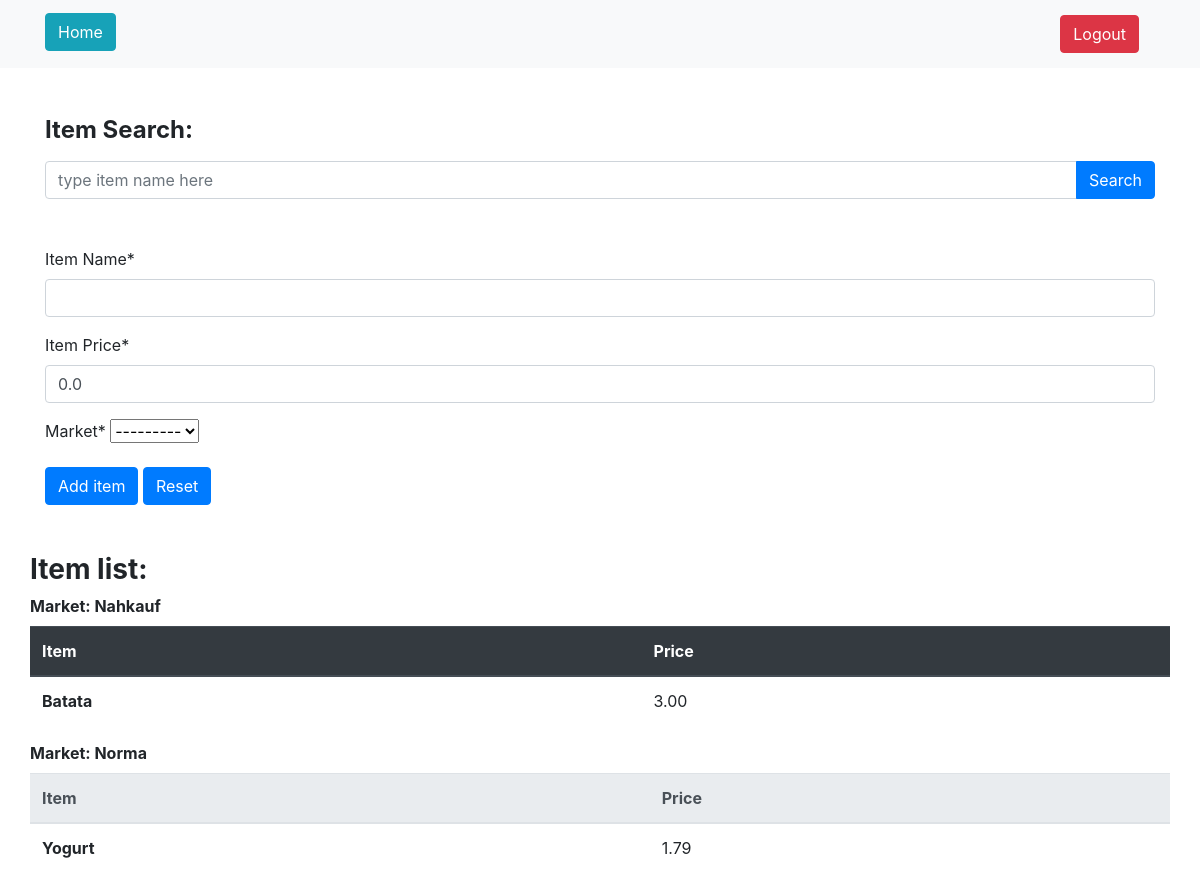
Page /createItem/ (signed in) on the earlier database version.
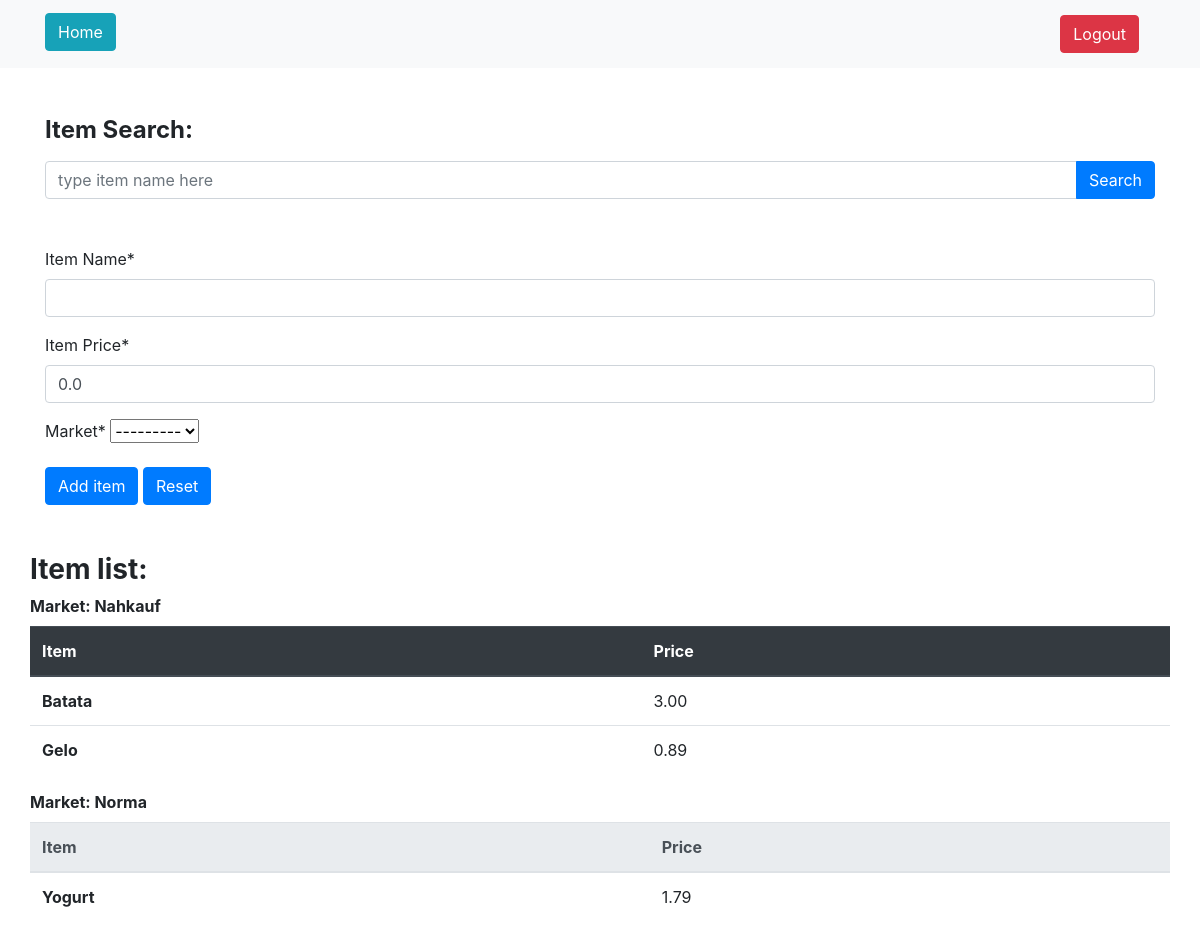
Same page on the later database version.
### calculator/models.py (models this page shows, shortened)
class MarketCreatedModel(models.Model):
    name = models.CharField(max_length=100, null=True)
    distance = models.PositiveIntegerField(null=True)
    favorite = models.BooleanField(null=True, default= False)
    user_id = models.ForeignKey(User, null=True, on_delete=models.CASCADE)
    def __str__(self):
        return f'{self.name.title()}'

class ItemCreatedModel(models.Model):
    class Meta:
        ordering = ['market_id__user_id']
    name = models.CharField(max_length=100, null=True)
    price = models.DecimalField(
        max_digits=10,
        decimal_places=2,
        validators=[MinValueValidator(0.01)])
    market_id = models.ForeignKey(MarketCreatedModel, on_delete=models.CASCADE, related_name='items')

### calculator/views.py (the view, shortened to what this page needs)
# urls.py: path('createItem/', views.CreateItemView.as_view(), name='create_item'),
@method_decorator(login_required, name='dispatch')
class CreateItemView(View):
    template_name = 'itemCreation.html'
    form_class = CreateNewItemForm
    context = {}
    def get_context_data(self, **kwargs):
        try:
            qs = ItemCreatedModel.objects\
                .filter(market_id__user_id=self.request.user.id)\
                .select_related('market_id')
            list_of_markets = {i.market_id: i for i in qs}
        except IndexError:
            list_of_markets = {}
        self.context['list_of_markets'] = list_of_markets
        return self.context
    def get(self, request, *args, **kwargs):
        form = self.form_class(request.user, initial={'price': 0.00})
        context = self.get_context_data()
        context['form'] = form
        return render(request, self.template_name, context=context)

### calculator/forms.py
class CreateNewItemForm(forms.ModelForm):
    class Meta:
        model = ItemCreatedModel
        fields = ('name', 'price', 'market_id')
        labels = {
            'name': 'Item Name',
            'price': 'Item Price',
            'market_id': 'Market',
        }
    def __init__(self, user, *args, **kwargs):
        super(CreateNewItemForm, self).__init__(*args, **kwargs)
        self.fields['market_id'].queryset = MarketCreatedModel.objects.filter(
            user_id=user.id).order_by('name')
        self.fields['price'].widget.attrs['min'] = Decimal('0.00')

### calculator/templates/itemCreation.html (shortened to what this page needs)
{% extends "base.html" %}
{% load crispy_forms_tags %}
{% block content %}
    <div class="container mt-5">
        <label for="itemSearch">
            <h4>
                <strong>Item Search:</strong>
            </h4>
        </label>
        <div class="input-group">
            <input type="text"
                   class="form-control"
                   placeholder="type item name here"
                   aria-label="Item name to be searched on Item database"
                   aria-describedby="button-addon4">
            <div class="input-group-append" id="button-addon4">
                <button class="btn btn-primary" type="button">Search</button>
            </div>
        </div>
    </div>
    <div class="container mt-5">
        <div class="row">
            <div class="col-md-12">
                <form method="POST">
                    {{ form|crispy }}
                    <button class="btn btn-primary" type="submit" name='saveItem'>Add item</button>
                    <button class="btn btn-primary" type="submit" name='resetItem'>Reset</button>
                </form>
            </div>
        </div>
    </div>
    <div class="container mt-5">
        <div class="row">
            <h3>
                <strong>Item list:</strong>
            </h3>
    </div>
    <div class="row">
        {% for market in list_of_markets %}
            <table class="table">
                {% if not forloop.counter|divisibleby:2 %}
                    <thead class="thead-dark">
                {% else %}
                    <thead class="thead-light">
                {% endif %}
                        <label for="itemListMarket">
                            <strong>Market: {{ market.name|title }}</strong>
                        </label>
                        <tr>
                            <th scope="col">Item</th>
                            <th scope="col">Price</th>
                        </tr>
                    </thead>
                    <tbody>
                        {% for item in market.items.all|dictsort:"name" %}
                            <tr>
                                <th scope="row">{{ item.name|title }}</th>
                                <td>{{ item.price }}</td>
                            </tr>
                        {% endfor %}
                    </tbody>
                </table>
            {% endfor %}
        </div>
    {% endblock content %}

Differences in the rows shown:
added ItemCreatedModel: name "Gelo", price "0.89", shown under MarketCreatedModel "Nahkauf"
